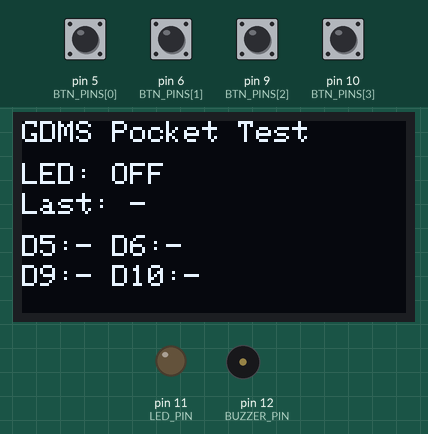
The sketch below on a simulated Arduino Uno, built with avr-gcc and run on an emulated ATmega328P. Parts: 128×64 one-colour display, output pins drawn as LEDs (lit = HIGH), buzzer (waves = sounding). The test bench sets the inputs (shaded band); at power-on: pin 5 (BTN_PINS[0]), pin 6 (BTN_PINS[1]), pin 9 (BTN_PINS[2]), pin 10 (BTN_PINS[3]) HIGH. What the sketch prints to the serial monitor is not drawn.

Above: at 1.5 s.
1.6 s: pin 5 (BTN_PINS[0]) pulled LOW for 0.15 s
At 3.0 s:
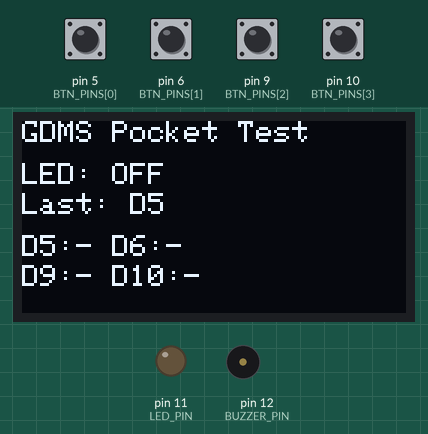
3.3 s: pin 10 (BTN_PINS[3]) pulled LOW for 1 s
At 5.1 s:
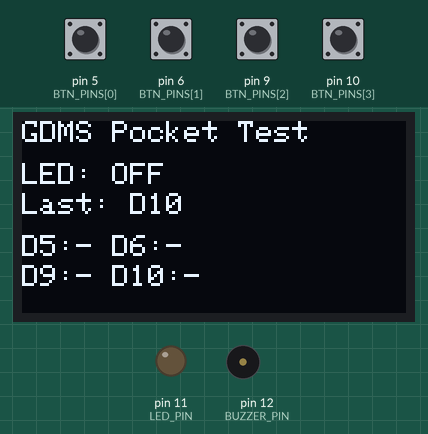
5.9 s: pin 6 (BTN_PINS[1]) pulled LOW for 1 s
At 6.9 s:
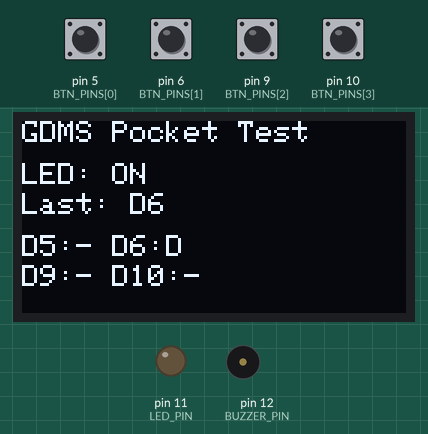
8.5 s: pin 9 (BTN_PINS[2]) pulled LOW for 0.15 s
At 9.5 s:
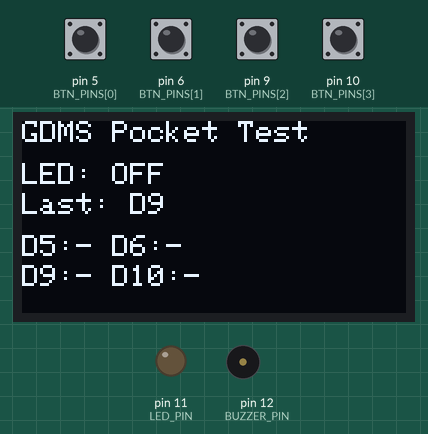
10.2 s: pin 5 (BTN_PINS[0]) pulled LOW for 1 s
At 10.9 s:
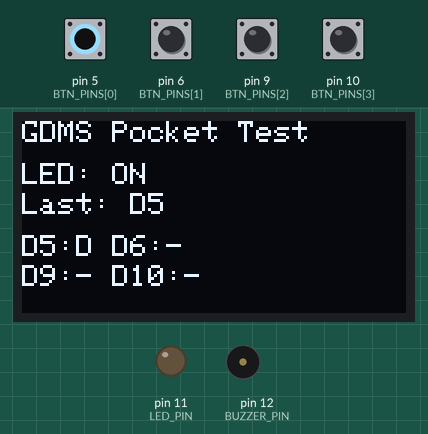
12.8 s: pin 9 (BTN_PINS[2]) pulled LOW for 1 s
At 13.8 s:
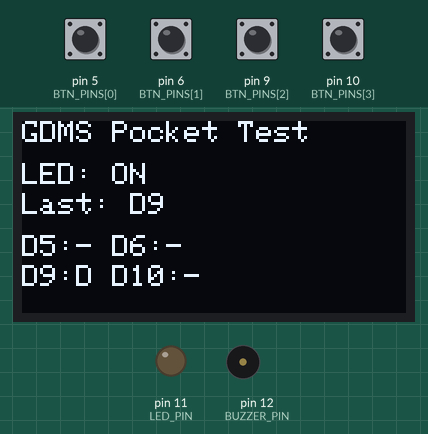
Timing chart, 0 to 15.8 s (numbered marks = the images above; inputs shaded):
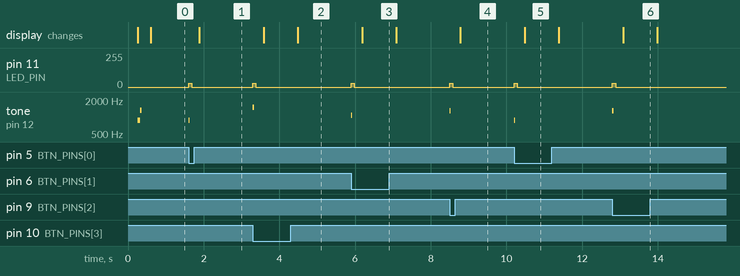

The sketch:

FullSuitTest.ino
```cpp
// Written for the Adafruit RP2040 Adalogger feather in the Arduino programmgin language

#include <Wire.h>
#include <Adafruit_GFX.h>
#include <Adafruit_SSD1306.h>

// =================== PINS ===================
const uint8_t LED_PIN    = 11;   // your external LED on D11
const uint8_t BUZZER_PIN = 12;   // passive buzzer on D12

const uint8_t BTN_PINS[4]  = {5, 6, 9, 10};
const char*   BTN_NAMES[4] = {"D5", "D6", "D9", "D10"};

// =================== OLED ===================
#define SCREEN_WIDTH 128
#define SCREEN_HEIGHT 64
Adafruit_SSD1306 display(SCREEN_WIDTH, SCREEN_HEIGHT, &Wire, -1); // -1 = no reset pin

// =================== LED DIM ===================
const uint8_t LED_DIM = 30; // 0–255

// =================== BUTTONS ===================
bool wasPressed[4] = {false, false, false, false};
uint32_t lastPressMs[4] = {0, 0, 0, 0};
const uint16_t DEBOUNCE_MS = 40;

// =================== NON-BLOCKING LED BLINK ===================
bool ledBlinkOn = false;
uint32_t ledOffMs = 0;

// =================== NON-BLOCKING BUZZER ===================
bool buzOn = false;
uint32_t buzOffMs = 0;

void buzzerStart(uint16_t freq, uint16_t durMs) {
  tone(BUZZER_PIN, freq);
  buzOn = true;
  buzOffMs = millis() + durMs;
}

void buzzerUpdate(uint32_t now) {
  if (buzOn && (int32_t)(now - buzOffMs) >= 0) {
    noTone(BUZZER_PIN);
    buzOn = false;
  }
}

// =================== OLED UPDATE POLICY ===================
// Update OLED only when idle (no recent button activity)
uint32_t lastInputMs = 0;
uint32_t lastOledMs = 0;
const uint16_t OLED_PERIOD_MS = 300;      // at most ~3x/sec when idle
const uint16_t OLED_IDLE_AFTER_MS = 250;  // don't refresh OLED right after input

int lastPressedIdx = -1;

void drawOled(bool pressedNow[4], bool anyPressed) {
  display.clearDisplay();
  display.setTextSize(1);
  display.setTextColor(SSD1306_WHITE);

  display.setCursor(0, 0);
  display.print("GDMS Pocket Test");

  display.setCursor(0, 14);
  display.print("LED: ");
  display.print(anyPressed ? "ON " : "OFF");

  display.setCursor(0, 24);
  display.print("Last: ");
  if (lastPressedIdx >= 0) display.print(BTN_NAMES[lastPressedIdx]);
  else display.print("-");

  display.setCursor(0, 38);
  display.print("D5:");
  display.print(pressedNow[0] ? "D" : "-");
  display.print(" D6:");
  display.print(pressedNow[1] ? "D" : "-");

  display.setCursor(0, 48);
  display.print("D9:");
  display.print(pressedNow[2] ? "D" : "-");
  display.print(" D10:");
  display.print(pressedNow[3] ? "D" : "-");

  display.display();
}

void setup() {
  Serial.begin(115200);
  delay(200);

  pinMode(LED_PIN, OUTPUT);
  pinMode(BUZZER_PIN, OUTPUT);

  for (int i = 0; i < 4; i++) {
    pinMode(BTN_PINS[i], INPUT_PULLUP); // button to GND
  }

  Wire.begin();
  Wire.setClock(400000); // faster I2C helps OLED a lot

  if (!display.begin(SSD1306_SWITCHCAPVCC, 0x3C)) {
    Serial.println("SSD1306 init failed (addr 0x3C?)");
    while (1) delay(10);
  }

  display.clearDisplay();
  display.setTextSize(1);
  display.setTextColor(SSD1306_WHITE);
  display.setCursor(0, 0);
  display.print("Boot...");
  display.display();

  // short startup chirp
  buzzerStart(880, 40);
  delay(60);
  buzzerStart(1320, 40);

  lastInputMs = millis();
}

void loop() {
  uint32_t now = millis();
  buzzerUpdate(now);

  // end LED blink
  if (ledBlinkOn && (int32_t)(now - ledOffMs) >= 0) {
    analogWrite(LED_PIN, 0);
    ledBlinkOn = false;
  }

  // read buttons
  bool pressedNow[4];
  bool anyPressed = false;
  bool gotEvent = false;

  for (int i = 0; i < 4; i++) {
    bool curPressed = (digitalRead(BTN_PINS[i]) == LOW);
    pressedNow[i] = curPressed;
    if (curPressed) anyPressed = true;

    // pressed edge
    if (!wasPressed[i] && curPressed) {
      if (now - lastPressMs[i] >= DEBOUNCE_MS) {
        lastPressMs[i] = now;
        wasPressed[i] = true;

        gotEvent = true;
        lastInputMs = now;
        lastPressedIdx = i;

        // dim blink (non-blocking)
        analogWrite(LED_PIN, LED_DIM);
        ledBlinkOn = true;
        ledOffMs = now + 80;

        // beep (non-blocking)
        buzzerStart(880 + i * 200, 30);

        Serial.print(BTN_NAMES[i]);
        Serial.println(" PRESSED");
      }
    }

    // release edge (just update state)
    if (wasPressed[i] && !curPressed) {
      wasPressed[i] = false;
    }
  }

  // If you prefer LED ON while holding any button (instead of blink), use this:
  // analogWrite(LED_PIN, anyPressed ? LED_DIM : 0);

  // OLED update only when idle and throttled
  if ((now - lastOledMs >= OLED_PERIOD_MS) && (now - lastInputMs >= OLED_IDLE_AFTER_MS)) {
    lastOledMs = now;
    drawOled(pressedNow, anyPressed);
  }

  delay(1);
}
```

Measured:
- after the input at 1.6 s, pin 11 (LED_PIN): 0/255 → 30/255 at once, → 0/255 0.08 s later; tone on pin 12 (BUZZER_PIN): silent → 880 Hz at once, → silent 0.03 s later; the display: changes after 0.28 s (image 1)
- after the input at 3.3 s, pin 11 (LED_PIN): 0/255 → 30/255 at once, → 0/255 0.08 s later; tone on pin 12 (BUZZER_PIN): silent → 1480 Hz at once, → silent 0.03 s later; the display: first changes after 0.28 s (image 2 shows a later state)
- after the input at 5.9 s, pin 11 (LED_PIN): 0/255 → 30/255 at once, → 0/255 0.08 s later; tone on pin 12 (BUZZER_PIN): silent → 1080 Hz at once, → silent 0.03 s later; the display: changes after 0.28 s (image 3)
- after the input at 8.5 s, pin 11 (LED_PIN): 0/255 → 30/255 at once, → 0/255 0.08 s later; tone on pin 12 (BUZZER_PIN): silent → 1280 Hz at once, → silent 0.03 s later; the display: changes after 0.28 s (image 4)
- after the input at 10.2 s, pin 11 (LED_PIN): 0/255 → 30/255 at once, → 0/255 0.08 s later; tone on pin 12 (BUZZER_PIN): silent → 880 Hz at once, → silent 0.03 s later; the display: changes after 0.28 s (image 5)
- after the input at 12.8 s, pin 11 (LED_PIN): 0/255 → 30/255 at once, → 0/255 0.08 s later; tone on pin 12 (BUZZER_PIN): silent → 1280 Hz at once, → silent 0.03 s later; the display: changes after 0.28 s (image 6)
